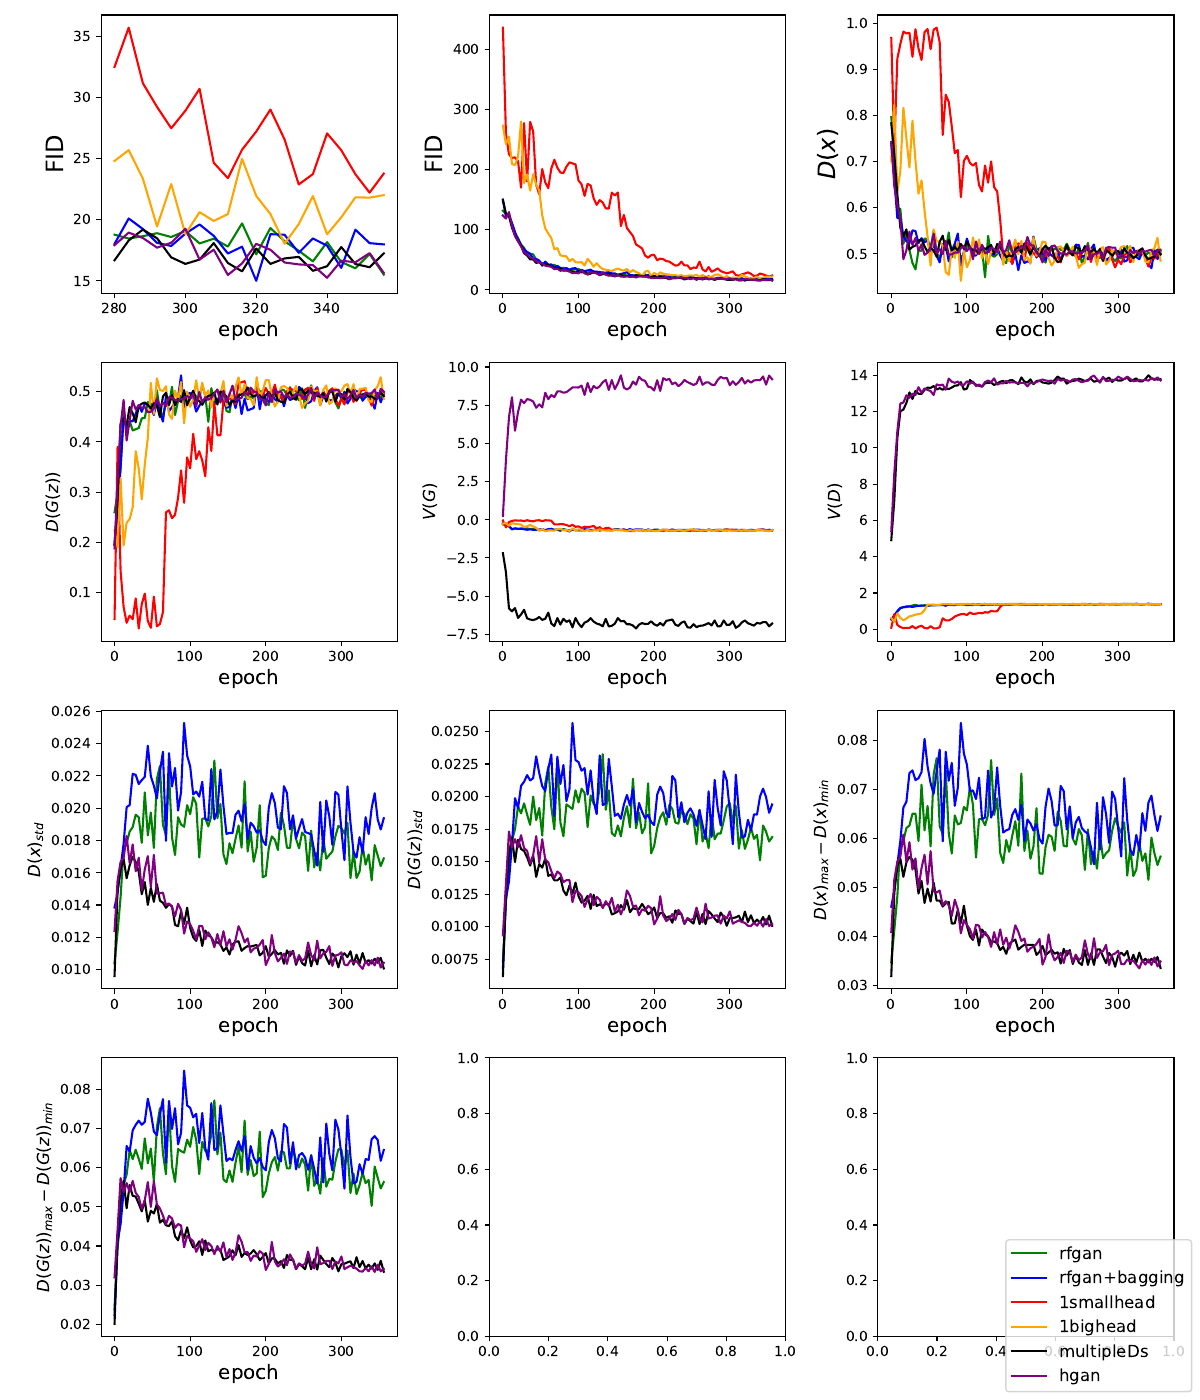

The Python source for this figure:
import matplotlib.pyplot as plt
import os
import pandas as pd

root1 = 'experiments/rfgan'
exp1 = 'rfgan_lossgan1_bagging0_augmentation0_10heads_usemaskD'
exp2 = 'rfgan_lossgan1_bagging1_augmentation0_10heads_usemaskD'
exp3 = 'experiments/baseline/baseline_1head/baseline1head_lossgan1_augmentation0_usebighead0/baseline1head_lossgan1_augmentation0_usebighead0.csv'
exp4 = 'experiments/baseline/baseline_1head/baseline1head_lossgan1_augmentation0_usebighead1/baseline1head_lossgan1_augmentation0_usebighead1.csv'
exp5 = 'experiments/baseline/baseline_mheads/baselinemheads_lossgan1_augmentation0/baselinemheads_lossgan1_augmentation0.csv'
exp6 = 'experiments/baseline/baseline_hgan/baselinehgan_losshgan_augmentation0/baselinehgan_losshgan_augmentation0.csv'

df1 = pd.read_csv(os.path.join(root1, exp1, exp1 + '.csv'))
df2 = pd.read_csv(os.path.join(root1, exp2, exp2 + '.csv'))
df3 = pd.read_csv(exp3)
df4 = pd.read_csv(exp4)
df5 = pd.read_csv(exp5)
df6 = pd.read_csv(exp6)

n = min(df1.shape[0], df2.shape[0], df3.shape[0], df4.shape[0], df5.shape[0], df6.shape[0], 360 // 4)
df1 = df1.iloc[0:n]
df2 = df2.iloc[0:n]
df3 = df3.iloc[0:n]
df4 = df4.iloc[0:n]
df5 = df5.iloc[0:n]
df6 = df6.iloc[0:n]
epochs = [x * 4 for x in range(n)]

fig, axs = plt.subplots(4, 3, sharex=False, sharey=False, figsize=(12, 14))

df = [df1, df2, df3, df4, df5, df6]
colors = ['green', 'blue', 'red', 'orange', 'black', 'purple']
labels = ['rfgan', 'rfgan+bagging', '1smallhead', '1bighead', 'multipleDs', 'hgan']

# marker symbol
n1 = 70
for i in range(6):
    axs[0, 0].plot(epochs[n1:], df[i]['fid_score'][n1:], color=colors[i])
axs[0, 0].set_xlabel('epoch', fontsize='x-large')
axs[0, 0].set_ylabel('FID', fontsize='xx-large')

for i in range(6):
    axs[0, 1].plot(epochs, df[i]['fid_score'], color=colors[i])
axs[0, 1].set_xlabel('epoch', fontsize='x-large')
axs[0, 1].set_ylabel('FID', fontsize='xx-large')

n2 = 0
for i in range(6):
    axs[0, 2].plot(epochs[n2:], df[i][n2:]['dx_mean'], color=colors[i])
axs[0, 2].set_xlabel('epoch', fontsize='x-large')
axs[0, 2].set_ylabel(r'$D(x)$', fontsize='xx-large')

for i in range(6):
    axs[1, 0].plot(epochs[n2:], df[i][n2:]['dgz_mean'], color=colors[i], label=labels[i])
axs[1, 0].set_xlabel('epoch', fontsize='x-large')
axs[1, 0].set_ylabel(r'$D(G(z))$', fontsize='large')

for i in range(6):
    axs[1, 1].plot(epochs, df[i]['lossg_mean'], color=colors[i])
axs[1, 1].set_xlabel('epoch', fontsize='x-large')
axs[1, 1].set_ylabel(r'$V(G)$', fontsize='large')

for i in range(6):
    axs[1, 2].plot(epochs, df[i]['lossd_mean'], color=colors[i])
axs[1, 2].set_xlabel('epoch', fontsize='x-large')
axs[1, 2].set_ylabel(r'$V(D)$', fontsize='large')

for i in [0, 1, 4, 5]:
    axs[2, 0].plot(epochs, df[i]['dx_std'], color=colors[i])
axs[2, 0].set_xlabel('epoch', fontsize='x-large')
axs[2, 0].set_ylabel(r'$D(x)_{std}$', fontsize='large')

for i in [0, 1, 4, 5]:
    axs[2, 1].plot(epochs, df[i]['dgz_std'], color=colors[i])
axs[2, 1].set_xlabel('epoch', fontsize='x-large')
axs[2, 1].set_ylabel(r'$D(G(z))_{std}$', fontsize='large')

for i in [0, 1, 4, 5]:
    axs[2, 2].plot(epochs, df[i]['dx_max_min'], color=colors[i])
axs[2, 2].set_xlabel('epoch', fontsize='x-large')
axs[2, 2].set_ylabel(r'$D(x)_{max} - D(x)_{min}$', fontsize='large')

for i in [0, 1, 4, 5]:
    axs[3, 0].plot(epochs, df[i]['dgz_max_min'], color=colors[i])
axs[3, 0].set_xlabel('epoch', fontsize='x-large')
axs[3, 0].set_ylabel(r'$D(G(z))_{max} - D(G(z))_{min}$', fontsize='large')

handles, labels = axs[1, 0].get_legend_handles_labels()
fig.legend(handles, labels, loc='lower right', fontsize='large')
plt.tight_layout()
plt.savefig('plots/rfgan_vs_baselines/augmentation0.pdf')
